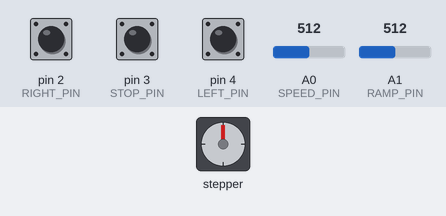
This sketch was run on a simulated Arduino Uno, built with avr-gcc and run on an emulated ATmega328P. On the bench: stepper motor. Wiring (inferred from the names in the program): stepper motor driver (200 steps per turn assumed): step pin 8; direction pin 9. Inputs (shaded band) come from the test bench; at power-on: pin 2 (RIGHT_PIN) HIGH, pin 3 (STOP_PIN) HIGH, pin 4 (LEFT_PIN) HIGH, A0 (SPEED_PIN) = 512, A1 (RAMP_PIN) = 512. What the sketch prints to the serial monitor is not drawn.

Above: at 1.3 s.
1.4 s: pin 2 (RIGHT_PIN) pulled LOW for 0.6 s
At 4.4 s:
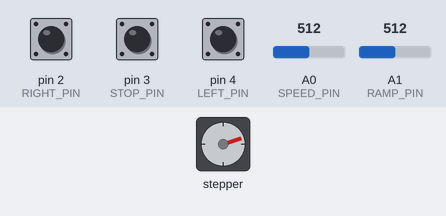
4.5 s: pin 3 (STOP_PIN) pulled LOW for 0.6 s
At 5.6 s:
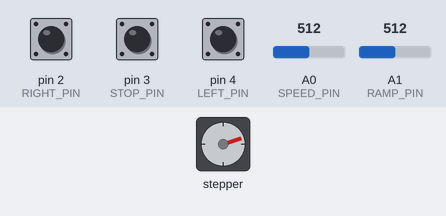
6.6 s: pin 4 (LEFT_PIN) pulled LOW for 0.6 s
At 7.9 s:
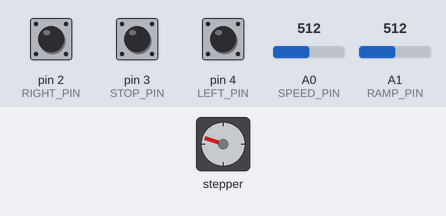
9.6 s: pin 2 (RIGHT_PIN) pulled LOW for 1 s
13.6 s: pin 4 (LEFT_PIN) pulled LOW for 1 s
17.6 s: pin 3 (STOP_PIN) pulled LOW for 1 s
At 18.4 s:
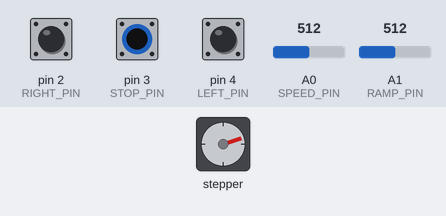
Timing chart, 0 to 20.6 s (numbered marks = the images above; inputs shaded):
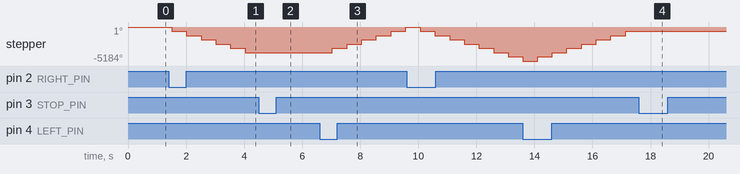

The sketch:

step.ino
```cpp
// Define our three input button pins
#define  LEFT_PIN  4
#define  STOP_PIN  3
#define  RIGHT_PIN 2


// Define our analog pot input pin
#define  RAMP_PIN 1
#define  SPEED_PIN 0

#define DIR_PIN 9
#define STEP_PIN 8

char sign;

void setup() {
  pinMode(DIR_PIN, OUTPUT);
  pinMode(STEP_PIN, OUTPUT);

  pinMode(LEFT_PIN, INPUT_PULLUP);
  pinMode(STOP_PIN, INPUT_PULLUP);
  pinMode(RIGHT_PIN, INPUT_PULLUP);
  Serial.begin(9600);
}

void loop(){


  if (digitalRead(LEFT_PIN) == 0 ) {
    sign = 1;
     Serial.println("LEFT");


  }
  else if (digitalRead(RIGHT_PIN) == 0 ) {
    sign = -1;
     Serial.println("RIGHT");
  }
  else if (digitalRead(STOP_PIN) == 0) {
    sign = 0;
    Serial.println("DUR");

  }
  //rotate a specific number of degrees


  unsigned int rampVAL = analogRead(RAMP_PIN);
  rampVAL= map( rampVAL, 0, 1023, 0 , 10);


  // print out the value you read:


 rampVAL = constrain(rampVAL, 0, 10);

  switch (rampVAL)
  {
  case 10:    // your hand is on the sensor
    rampVAL =  1;
    Serial.println ((rampVAL),DEC);
    break;
  case 9:    // your hand is close to the sensor
    rampVAL = .9 ;
      Serial.println (rampVAL);
    break;
  case 8:    // your hand is a few inches from the sensor
     rampVAL = .8 ;
       Serial.println (rampVAL);
    break;
  case 7:    // your hand is nowhere near the sensor
    rampVAL = .7 ;
      Serial.println (rampVAL);
    break;
    case 6:    // your hand is nowhere near the sensor
     rampVAL = .6 ;
       Serial.println (rampVAL);
    break;
    case 5:    // your hand is nowhere near the sensor
     rampVAL = .5 ;
       Serial.println (rampVAL);
    break;
    case 4:    // your hand is nowhere near the sensor
      rampVAL = .4 ;
        Serial.println (rampVAL);
    break;
    case 3:    // your hand is nowhere near the sensor
     rampVAL = .3 ;
       Serial.println (rampVAL);
    break;
    case 2:    // your hand is nowhere near the sensor
     rampVAL = .2 ;
       Serial.println (rampVAL);
    break;
    case 1:    // your hand is nowhere near the sensor
    rampVAL = .1 ;
      Serial.println (rampVAL);
    break;
  }


  rotate(sign * 360, rampVAL);
 Serial.print ("RAMP");

delay(500);


 // rotateDeg(-360, 1);  //reverse
 // delay(1000);


  //rotate a specific number of microsteps (8 microsteps per step)
  //a 200 step stepper would take 1600 micro steps for one full revolution
//rotate(sign * 360, );


 // rotate(-1600, .25); //reverse
 // delay(1000);
}


void rotate(int steps, float speed){
  //rotate a specific number of microsteps (8 microsteps per step) - (negitive for reverse movement)
  //speed is any number from .01 -> 1 with 1 being fastest - Slower is stronger
  int dir = (steps > 0)? HIGH:LOW;
  steps = abs(steps);

  digitalWrite(DIR_PIN,dir);
int speedVAL= analogRead(SPEED_PIN);
   speedVAL= map( speedVAL, 0, 1023, 50, 100);
  float usDelay = (1/speed) *  speedVAL ;
Serial.print ("Speed");
Serial.print (speedVAL);
  for(int i=0; i < steps; i++){
    digitalWrite(STEP_PIN, HIGH);
    delayMicroseconds(usDelay);

    digitalWrite(STEP_PIN, LOW);
    delayMicroseconds(usDelay);
  }
}

void rotateDeg(float deg, float speed){
  //rotate a specific number of degrees (negitive for reverse movement)
  //speed is any number from .01 -> 1 with 1 being fastest - Slower is stronger
  int dir = (deg > 0)? HIGH:LOW;
  digitalWrite(DIR_PIN,dir);

  int steps = abs(deg)*(1/0.225);
  float usDelay = (1/speed) * 50;

  for(int i=0; i < steps; i++){
    digitalWrite(STEP_PIN, HIGH);
    delayMicroseconds(usDelay);

    digitalWrite(STEP_PIN, LOW);
    delayMicroseconds(usDelay);
  }
}
```

Measured:
- after the input at 1.4 s, stepper: turns 648° counter-clockwise in 0.00 s, repeating every 0.50 s
- after the input at 4.5 s, stepper: stays -3888° (without the input it goes to -4536° after 0.04 s)
- after the input at 6.6 s, stepper: turns 648° clockwise in 0.00 s, repeating every 0.50 s
- after the input at 17.6 s, stepper: stays -648° (without the input it goes to 0° after 0.04 s)
